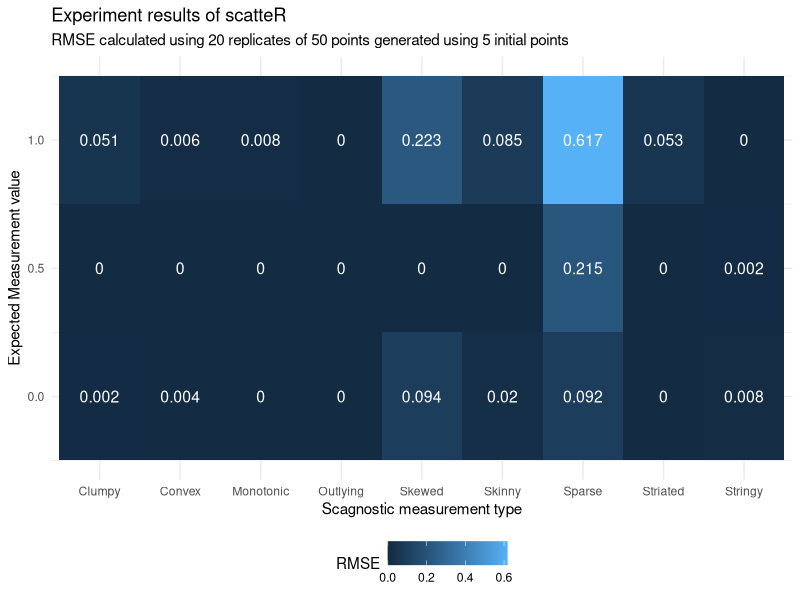
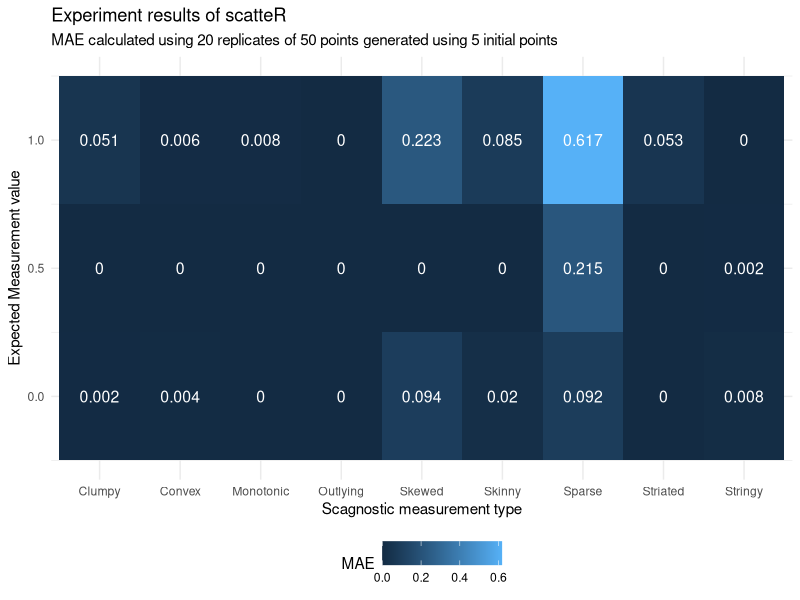
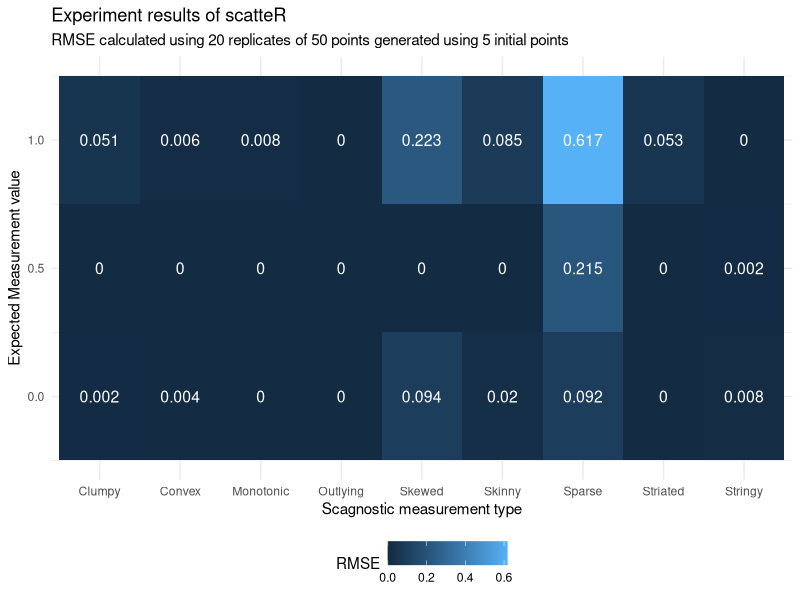
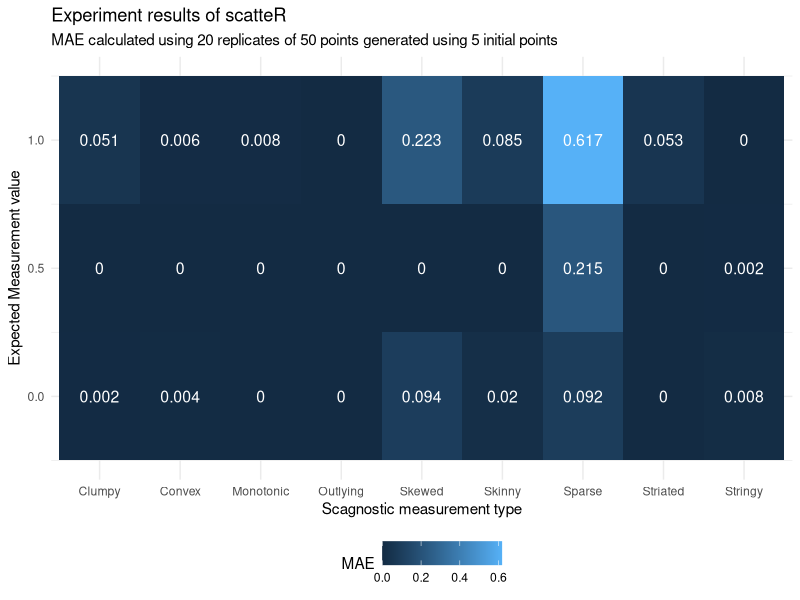

Source code (R) for these figures, in order:
library(tidyverse)
library(here)

df <- read_csv(here("experiment","table.csv")) %>% select(-1)
# df <- read_csv(here("experiment","experiment_results.csv"))

df %>%
  ggplot(aes(x = measurement_type,y = measurement_value),color="white") +
  geom_tile(aes(fill = rmse)) +
  geom_text(aes(label = round(rmse,3)),color = "white",size = 4) +
  theme_minimal() +
  labs(title = "Experiment results of scatteR",subtitle = "RMSE calculated using 20 replicates of 50 points generated using 5 initial points",x = "Scagnostic measurement type",y = "Expected Measurement value",fill = "RMSE") +
  theme(legend.position = "bottom")
ggsave(here("experiment","rmse_plot_experiment.eps"),device = "eps",
       width = 6,height = 4,units = "in",dpi = 300)

df %>%
  ggplot(aes(x = measurement_type,y = measurement_value),color="white") +
  geom_tile(aes(fill = mae)) +
  geom_text(aes(label = round(mae,3)),color = "white",size = 4) +
  theme_minimal() +
  labs(title = "Experiment results of scatteR",subtitle = "MAE calculated using 20 replicates of 50 points generated using 5 initial points",x = "Scagnostic measurement type",y = "Expected Measurement value",fill = "MAE") +
  theme(legend.position = "bottom")
ggsave(here("experiment","mae_plot_experiment.eps"),device = "eps",
       width = 6,height = 4,units = "in",dpi = 300)
